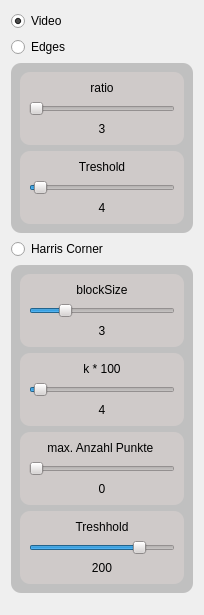
      <widget class="QWidget" name="page_filter">
       <property name="geometry">
        <rect>
         <x>0</x>
         <y>0</y>
         <width>204</width>
         <height>615</height>
        </rect>
       </property>
       <attribute name="label">
        <string>Filter</string>
       </attribute>
       <layout class="QVBoxLayout" name="verticalLayout_3">
        <item>
         <widget class="QRadioButton" name="radio_normalVideo">
          <property name="text">
           <string>Video</string>
          </property>
          <property name="checked">
           <bool>true</bool>
          </property>
         </widget>
        </item>
        <item>
         <widget class="QRadioButton" name="radio_edegs">
          <property name="text">
           <string>Edges</string>
          </property>
         </widget>
        </item>
        <item>
         <widget class="QWidget" name="edges_hide_1" native="true">
          <property name="autoFillBackground">
           <bool>false</bool>
          </property>
          <property name="styleSheet">
           <string notr="true">background-color: #C0C0C0;
border-radius: 10px;</string>
          </property>
          <layout class="QVBoxLayout" name="verticalLayout_7">
           <item>
            <widget class="QWidget" name="widget_6" native="true">
             <property name="styleSheet">
              <string notr="true">background-color: #CFCAC9;
border-radius: 10px;</string>
             </property>
             <layout class="QVBoxLayout" name="verticalLayout_15">
              <item>
               <widget class="QLabel" name="label_9">
                <property name="text">
                 <string>ratio</string>
                </property>
                <property name="alignment">
                 <set>Qt::AlignCenter</set>
                </property>
               </widget>
              </item>
              <item>
               <widget class="QSlider" name="edges_ratio">
                <property name="minimum">
                 <number>3</number>
                </property>
                <property name="maximum">
                 <number>10</number>
                </property>
                <property name="value">
                 <number>3</number>
                </property>
                <property name="orientation">
                 <enum>Qt::Horizontal</enum>
                </property>
               </widget>
              </item>
              <item>
               <widget class="QLabel" name="Harris_Treshold_label_2">
                <property name="styleSheet">
                 <string notr="true"/>
                </property>
                <property name="text">
                 <string>3</string>
                </property>
                <property name="alignment">
                 <set>Qt::AlignCenter</set>
                </property>
               </widget>
              </item>
             </layout>
            </widget>
           </item>
           <item>
            <widget class="QWidget" name="widget_10" native="true">
             <property name="styleSheet">
              <string notr="true">background-color: #CFCAC9;
border-radius: 10px;</string>
             </property>
             <layout class="QVBoxLayout" name="verticalLayout_16">
              <item>
               <widget class="QLabel" name="label_13">
                <property name="text">
                 <string>Treshold</string>
                </property>
                <property name="alignment">
                 <set>Qt::AlignCenter</set>
                </property>
               </widget>
              </item>
              <item>
               <widget class="QSlider" name="Edges_Threshold">
                <property name="minimum">
                 <number>1</number>
                </property>
                <property name="maximum">
                 <number>100</number>
                </property>
                <property name="value">
                 <number>4</number>
                </property>
                <property name="orientation">
                 <enum>Qt::Horizontal</enum>
                </property>
               </widget>
              </item>
              <item>
               <widget class="QLabel" name="Harris_ratio_label_5">
                <property name="text">
                 <string>4</string>
                </property>
                <property name="alignment">
                 <set>Qt::AlignCenter</set>
                </property>
               </widget>
              </item>
             </layout>
            </widget>
           </item>
          </layout>
         </widget>
        </item>
        <item>
         <widget class="QRadioButton" name="radio_harris">
          <property name="text">
           <string>Harris Corner</string>
          </property>
         </widget>
        </item>
        <item>
         <widget class="QWidget" name="edges_hide_2" native="true">
          <property name="autoFillBackground">
           <bool>false</bool>
          </property>
          <property name="styleSheet">
           <string notr="true">background-color: #C0C0C0;
border-radius: 10px;</string>
          </property>
          <layout class="QVBoxLayout" name="verticalLayout_5">
           <item>
            <widget class="QWidget" name="widget_5" native="true">
             <property name="styleSheet">
              <string notr="true">background-color: #CFCAC9;
border-radius: 10px;</string>
             </property>
             <layout class="QVBoxLayout" name="verticalLayout_8">
              <item>
               <widget class="QLabel" name="label_8">
                <property name="text">
                 <string>blockSize</string>
                </property>
                <property name="alignment">
                 <set>Qt::AlignCenter</set>
                </property>
               </widget>
              </item>
              <item>
               <widget class="QSlider" name="Harris_blovkSize">
                <property name="minimum">
                 <number>1</number>
                </property>
                <property name="maximum">
                 <number>10</number>
                </property>
                <property name="value">
                 <number>3</number>
                </property>
                <property name="orientation">
                 <enum>Qt::Horizontal</enum>
                </property>
               </widget>
              </item>
              <item>
               <widget class="QLabel" name="Harris_Treshold_label">
                <property name="styleSheet">
                 <string notr="true"/>
                </property>
                <property name="text">
                 <string>3</string>
                </property>
                <property name="alignment">
                 <set>Qt::AlignCenter</set>
                </property>
               </widget>
              </item>
             </layout>
            </widget>
           </item>
           <item>
            <widget class="QWidget" name="widget_7" native="true">
             <property name="styleSheet">
              <string notr="true">background-color: #CFCAC9;
border-radius: 10px;</string>
             </property>
             <layout class="QVBoxLayout" name="verticalLayout_10">
              <item>
               <widget class="QLabel" name="label_10">
                <property name="text">
                 <string>k * 100</string>
                </property>
                <property name="alignment">
                 <set>Qt::AlignCenter</set>
                </property>
               </widget>
              </item>
              <item>
               <widget class="QSlider" name="Harris_k">
                <property name="minimum">
                 <number>1</number>
                </property>
                <property name="maximum">
                 <number>100</number>
                </property>
                <property name="value">
                 <number>4</number>
                </property>
                <property name="orientation">
                 <enum>Qt::Horizontal</enum>
                </property>
               </widget>
              </item>
              <item>
               <widget class="QLabel" name="Harris_ratio_label_2">
                <property name="text">
                 <string>4</string>
                </property>
                <property name="alignment">
                 <set>Qt::AlignCenter</set>
                </property>
               </widget>
              </item>
             </layout>
            </widget>
           </item>
           <item>
            <widget class="QWidget" name="widget_8" native="true">
             <property name="styleSheet">
              <string notr="true">background-color: #CFCAC9;
border-radius: 10px;</string>
             </property>
             <layout class="QVBoxLayout" name="verticalLayout_11">
              <item>
               <widget class="QLabel" name="label_11">
                <property name="text">
                 <string>max. Anzahl Punkte </string>
                </property>
                <property name="alignment">
                 <set>Qt::AlignCenter</set>
                </property>
               </widget>
              </item>
              <item>
               <widget class="QSlider" name="Harris_NumberPoints">
                <property name="minimum">
                 <number>0</number>
                </property>
                <property name="maximum">
                 <number>255</number>
                </property>
                <property name="singleStep">
                 <number>1</number>
                </property>
                <property name="value">
                 <number>0</number>
                </property>
                <property name="orientation">
                 <enum>Qt::Horizontal</enum>
                </property>
               </widget>
              </item>
              <item>
               <widget class="QLabel" name="Harris_ratio_label_3">
                <property name="text">
                 <string>0</string>
                </property>
                <property name="alignment">
                 <set>Qt::AlignCenter</set>
                </property>
               </widget>
              </item>
             </layout>
            </widget>
           </item>
           <item>
            <widget class="QWidget" name="widget_9" native="true">
             <property name="styleSheet">
              <string notr="true">background-color: #CFCAC9;
border-radius: 10px;</string>
             </property>
             <layout class="QVBoxLayout" name="verticalLayout_12">
              <item>
               <widget class="QLabel" name="label_12">
                <property name="text">
                 <string>Treshhold</string>
                </property>
                <property name="alignment">
                 <set>Qt::AlignCenter</set>
                </property>
               </widget>
              </item>
              <item>
               <widget class="QSlider" name="Harris_treshhold">
                <property name="minimum">
                 <number>0</number>
                </property>
                <property name="maximum">
                 <number>255</number>
                </property>
                <property name="singleStep">
                 <number>1</number>
                </property>
                <property name="value">
                 <number>200</number>
                </property>
                <property name="orientation">
                 <enum>Qt::Horizontal</enum>
                </property>
               </widget>
              </item>
              <item>
               <widget class="QLabel" name="Harris_ratio_label_4">
                <property name="text">
                 <string>200</string>
                </property>
                <property name="alignment">
                 <set>Qt::AlignCenter</set>
                </property>
               </widget>
              </item>
             </layout>
            </widget>
           </item>
          </layout>
         </widget>
        </item>
        <item>
         <spacer name="verticalSpacer_3">
          <property name="orientation">
           <enum>Qt::Vertical</enum>
          </property>
          <property name="sizeHint" stdset="0">
           <size>
            <width>2</width>
            <height>40</height>
           </size>
          </property>
         </spacer>
        </item>
       </layout>
      </widget>
